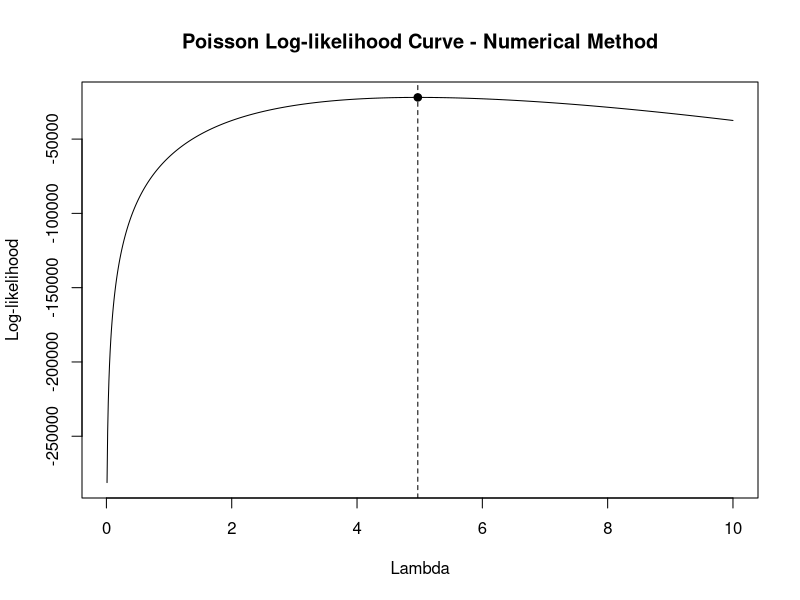
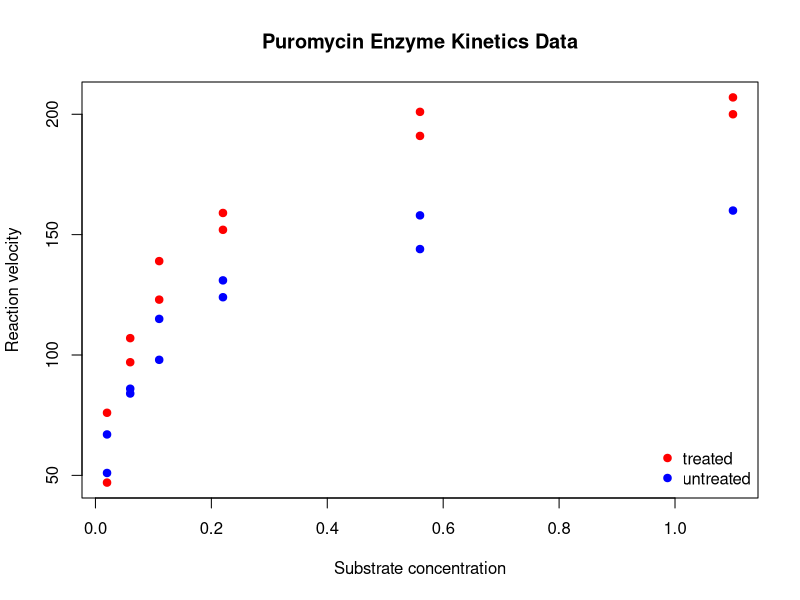
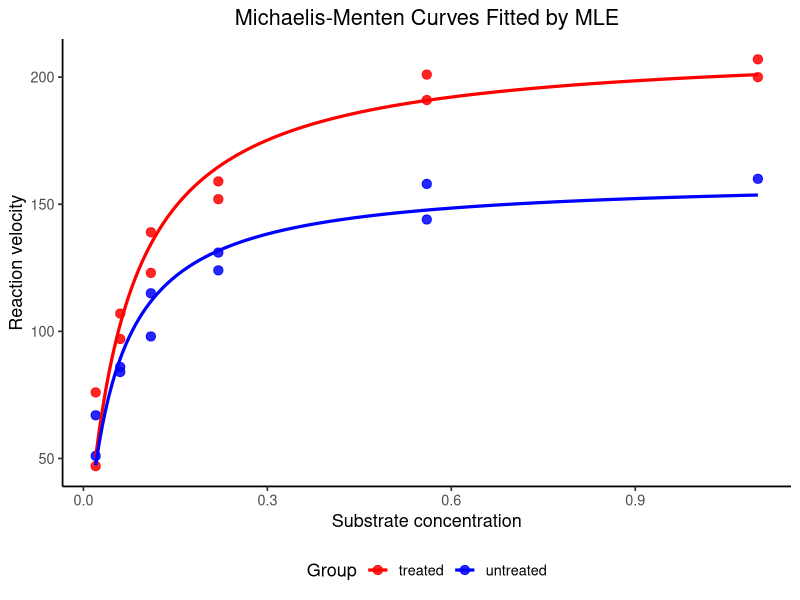

Source code (R) for these figures, in order:
## ---- chunk 1
# simulate observed data
set.seed(123)
lambda_specified <- 5
x <- rpois(10000, lambda_specified)

# log-likelihood functions
loglik_poisson <- function(lambda, data) {
  sum(dpois(data, lambda = lambda, log = TRUE))
}

# search to find optimized parameters
lambda_grid <- seq(0.01, 10, by = 0.01)

loglik_values <- sapply(
  lambda_grid,
  loglik_poisson,
  data = x
)

lambda_numerical <- lambda_grid[which.max(loglik_values)]

plot(
  lambda_grid,
  loglik_values,
  type = "l",
  xlab = "Lambda",
  ylab = "Log-likelihood",
  main = "Poisson Log-likelihood Curve - Numerical Method"
)
abline(v = lambda_numerical, lty = 2)
points(
  lambda_numerical,
  loglik_poisson(lambda_numerical, x),
  pch = 19
)
## ---- chunk 2
library(stats4)

# function for conducting MLE
neg_loglik_poisson <- function(lambda) {
  -sum(dpois(x, lambda = lambda, log = TRUE))
} # `mle()` minimize the input function, so we use negative log-likelihood

# MLE
fit_mle <- mle(
  minuslogl = neg_loglik_poisson, # function to calculate (minimization)
  start = list(lambda = 1), # initial values for optimization
  method = "L-BFGS-B", # the optimization method
  nobs = length(x), # number of observations
  lower = c(lambda = 0.01), # lower bounds on the parameters
  upper = c(lambda = 10) # upper bounds on the parameters
)

# Results & interpretation
summary(fit_mle)

lambda_package <- coef(fit_mle)[["lambda"]] # The estimated parameter can be extracted using coef()
## ---- chunk 3
# parameter comparison
lambda_analytical <- mean(x) # conclusion from the section above

(lambda_comparison <- data.frame(
  Method = c("Specified lambda", "Analytical MLE", "numerical MLE - Manual", "Numerical MLE - Package"),
  Lambda = c(lambda_specified, lambda_analytical, lambda_numerical, lambda_package)
))

print("All four lambda are close, validating all of our methods.")
## ---- chunk 4
library(stats4)

data(Puromycin)
head(Puromycin, 3)

puro_treated <- subset(Puromycin, state == "treated")
puro_untreated <- subset(Puromycin, state == "untreated")
## ---- chunk 5
group_cols <- ifelse(Puromycin$state == "treated", "red", "blue")

plot(
  Puromycin$conc,
  Puromycin$rate,
  col = group_cols,
  xlab = "Substrate concentration",
  ylab = "Reaction velocity",
  main = "Puromycin Enzyme Kinetics Data",
  pch = 19
)

legend(
  "bottomright",
  legend = c("treated", "untreated"),
  col = c("red", "blue"),
  pch = 19,
  bty = "n"
)
## ---- chunk 6
fit_mm_group <- function(data) {
  S <- data$conc
  v <- data$rate

  # negative log-likelihood function
  neg_loglik_mm <- function(Vmax, Km, sigma) {
    mu <- Vmax * S / (Km + S)
    -sum(dnorm(v, mean = mu, sd = sigma, log = TRUE))
  }

  # MLE, with initial parameters setting according to their own statistical meanings
  fit <- mle(
    minuslogl = neg_loglik_mm,
    start = list(Vmax = max(v), Km = median(S), sigma = sd(v)),
    method = "L-BFGS-B",
    nobs = length(v),
    lower = c(Vmax = 0.001, Km = 0.001, sigma = 0.001),
    upper = c(Vmax = Inf, Km = Inf, sigma = Inf)
  )
  
  return(fit)
}
## ---- chunk 7
fit_treated <- fit_mm_group(puro_treated)
fit_untreated <- fit_mm_group(puro_untreated)

summary(fit_treated)
summary(fit_untreated)
## ---- chunk 8
(parameter_comparison <- data.frame(
  group = c(
    "treated", 
    "untreated"
    ),
  Vmax = c(
    coef(fit_treated)[["Vmax"]],
    coef(fit_untreated)[["Vmax"]]
  ),
  Km = c(
    coef(fit_treated)[["Km"]],
    coef(fit_untreated)[["Km"]]
  ),
  sigma = c(
    coef(fit_treated)[["sigma"]],
    coef(fit_untreated)[["sigma"]]
  )
))
## ---- chunk 9
library(ggplot2)

S_grid <- seq(
  min(Puromycin$conc),
  max(Puromycin$conc),
  length.out = 200
)

curve_data <- data.frame(
  conc = rep(S_grid, 2),
  rate = c(
    coef(fit_treated)[["Vmax"]] * S_grid / (coef(fit_treated)[["Km"]] + S_grid),
    coef(fit_untreated)[["Vmax"]] * S_grid / (coef(fit_untreated)[["Km"]] + S_grid)
    ),
  state = rep(c("treated", "untreated"), each = length(S_grid))
)

ggplot(Puromycin, aes(x = conc, y = rate, color = state)) +
  geom_point(size = 2.8, alpha = 0.85) +
  geom_line(
    data = curve_data,
    aes(x = conc, y = rate, color = state),
    linewidth = 1.1
  ) +
  scale_color_manual(
    values = c(
      "treated" = "red",
      "untreated" = "blue"
    )
  ) +
  labs(
    title = "Michaelis-Menten Curves Fitted by MLE",
    x = "Substrate concentration",
    y = "Reaction velocity",
    color = "Group"
  ) +
  theme_classic(base_size = 13) +
  theme(
    plot.title = element_text(hjust = 0.5),
    legend.position = "bottom"
  )
## ---- chunk 10
sessionInfo()
